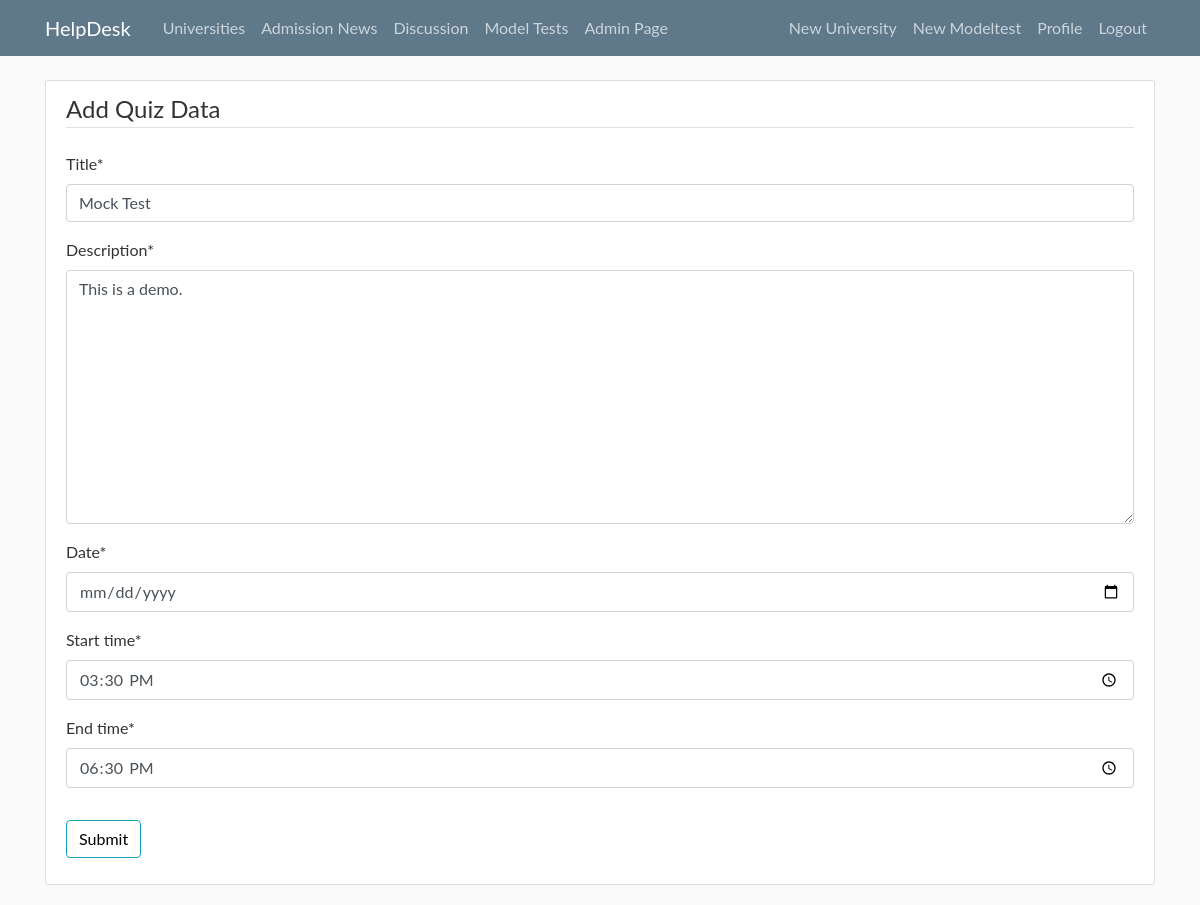
The app's page /modeltest/quiz/1/update/ (signed in) with its own data.
### modeltest/models.py (models this page shows, shortened)
class Quiz(models.Model):
    user = models.ForeignKey(User, on_delete=models.CASCADE)
    title = models.CharField(max_length=1000)
    description = models.TextField(default="")
    date = models.DateField()
    start_time = models.TimeField()
    end_time = models.TimeField()

### modeltest/views.py (the view, shortened to what this page needs)
# urls.py: path('quiz/<int:pk>/update/', QuizUpdateView.as_view(), name="quiz-update"),
class QuizUpdateView(LoginRequiredMixin, UserPassesTestMixin, UpdateView):
    model = Quiz
    form_class = QuizCreateForm
    def test_func(self):
        obj =self.get_object()
        if self.request.user.is_superuser or self.request.user.is_staff or obj.user==self.request.user:
            return True
        return False

### modeltest/forms.py
class QuizCreateForm(forms.ModelForm):
    class Meta:
        model = Quiz
        fields = ['title', 'description', 'date', 'start_time', 'end_time']
        widgets = {
            'date' : DateSelect(),
            'start_time' : TimeSelect(),
            'end_time' : TimeSelect(),
        }

### modeltest/templates/modeltest/quiz_form.html (shortened to what this page needs)
{% extends "home/base.html" %}
{% load crispy_forms_tags %}
{% block content %}
<div class="content-section">
    <form method="POST">
        <fieldset class="form-group">
            <legend class="border-bottom mb-4">Add Quiz Data</legend>
            {{ form|crispy }}
        </fieldset>
        <div class="form-group">
            <button class="btn btn-outline-info" type="submit">Submit</button>
        </div>
    </form>
</div>
{% endblock content %}

### home/static/home/main.css (style rules this page uses)
body { background: #fafafa; color: #333333; margin-top: 5rem; }
.content-section { background: #ffffff; padding: 10px 20px; border: 1px solid #dddddd; border-radius: 3px; margin-bottom: 20px; }
body { font-family: "ptsans", "Lato", "Helvetica Neue", Helvetica, Arial, sans-serif; }
.btn { outline: none; color: black; background-color: transparent; box-shadow: 0 0 0 0; margin-right: 3px; }

### records on screen
Quiz: title "Mock Test", description "This is a demo.", start_time "15:30:00", end_time "18:30:00"
